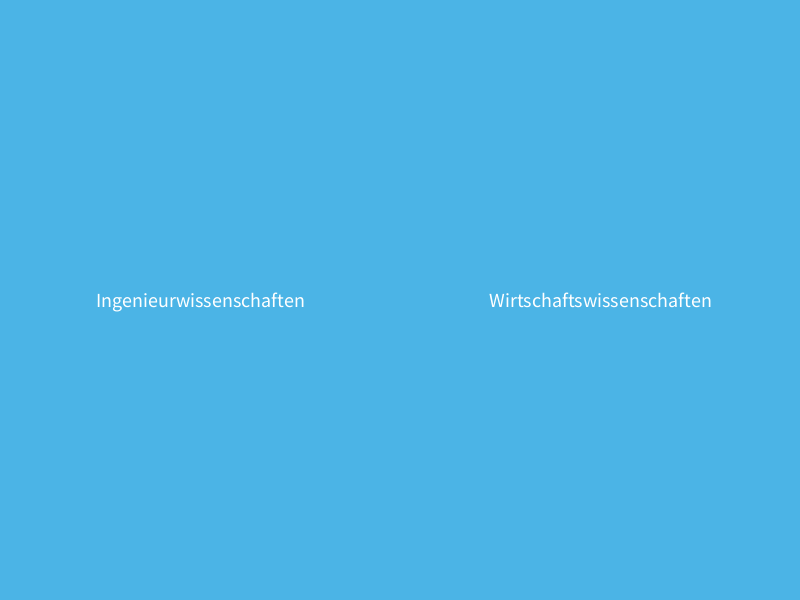
Frame 1 (no input)
Frame 60 (the mouse pressed at the canvas centre just before this capture): identical to frame 1, image omitted
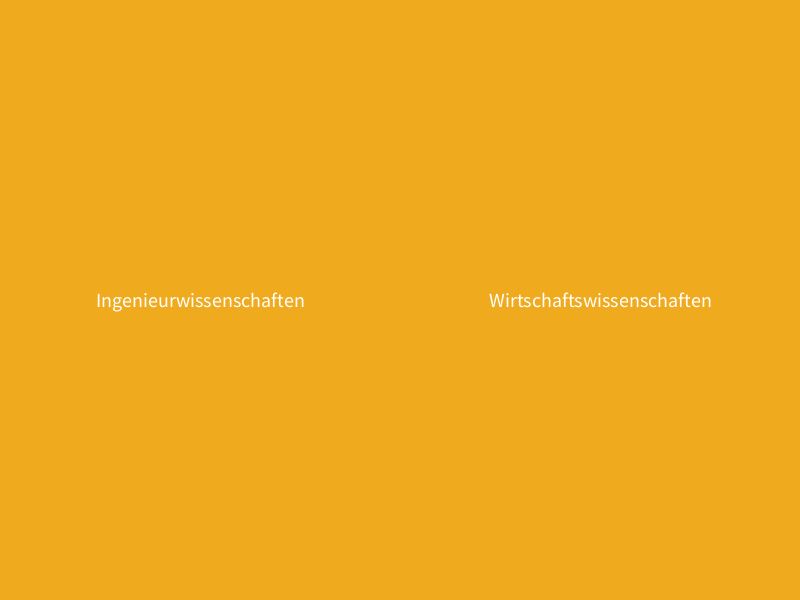
Frame 120 (the mouse held since frame 60 and released just before this capture)

The Processing sketch that drew these frames (run headless with seeded random() and noise(); from frame 60 on, the mouse is pressed at the canvas centre):

// Processing sketch: helloworld_interaktiv_4_if
// ── helloworld_interaktiv_4_if.pde
// Globale Variablen
// Farbe der Ingenieurwissenschaften der htw saar
color htw_ingwi = color(75, 180, 230); 
// Farbe der Wirtschaftswissenschaften der htw saar
color htw_wiwi = color(240,170,30); 
// Texte
String text_ingwi = "Ingenieurwissenschaften";
String text_wiwi = "Wirtschaftswissenschaften";

// Vorbereitung und einmalige Ausführung
void setup() {
  size(800, 600); // Größe der Leinwand
  background(htw_ingwi); // Hintergrundfarbe 
  stroke(255); // Vordergrundfarbe
  textSize(20); // Schriftgröße
  textAlign(CENTER, CENTER); // Ausrichtung des Textes
}

// Wiederholte Ausführung
void draw() {
  
  // Änderung der Hintergrundfarbe abhänging von der Maus-Position
  if (mouseX <  width/2) { // Wenn die Maus links der Fensterhälfte ist
    background(htw_ingwi); // Alles übermalen (IngWi-Farbe)
  } else {
    background(htw_wiwi); // Alles übermalen (WiWi-Farbe)
  }
  
  // Texte schreiben
  text(text_ingwi, width/4, height/2); // Text in der linken Hälfte
  text(text_wiwi, 3*width/4, height/2); // Text in der rechten Hälfte
}
